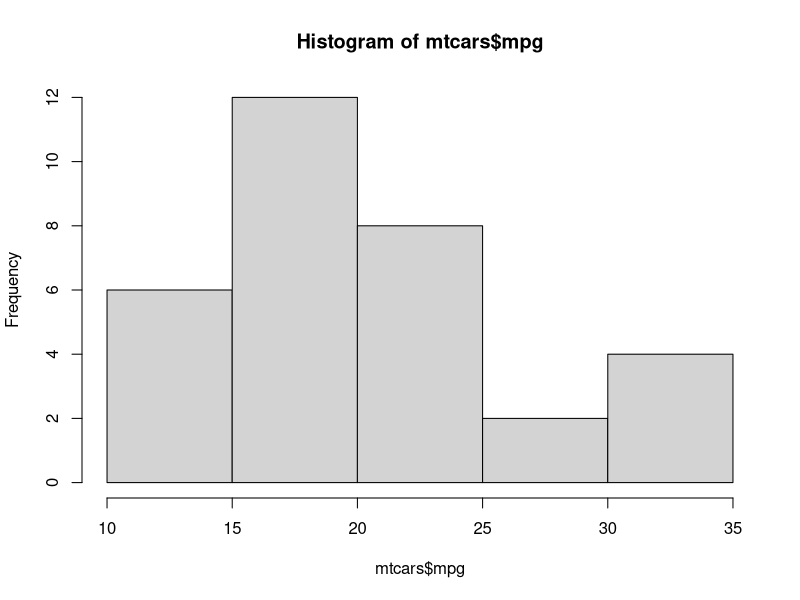
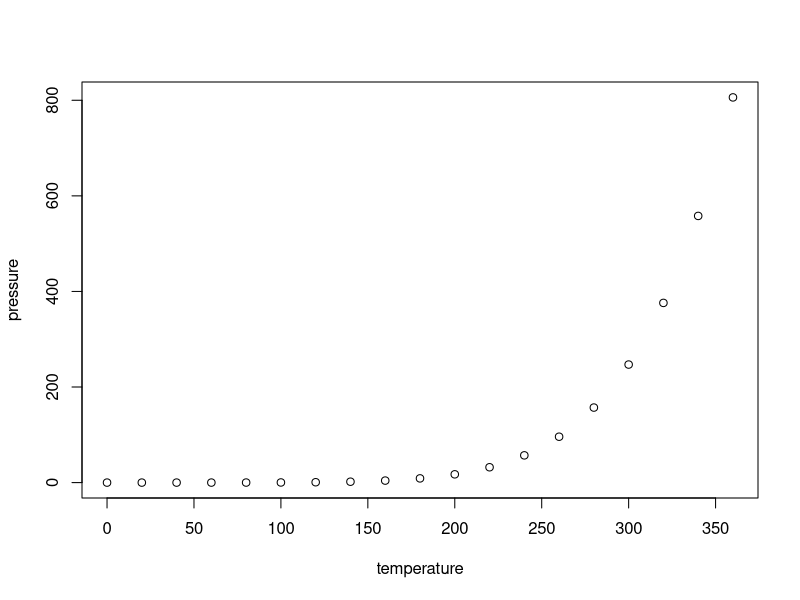

The R source for these figures, in order:
## ---- chunk 1
library(knitr)
library(ggplot2)
library(broom)
#library(devtools)
## ---- chunk 2
knitr::opts_chunk$set(echo = TRUE)
## ---- chunk 3
hist(mtcars$mpg)
x <- 13
## ---- chunk 4
kable(head(mtcars), digits = 1)
## ---- chunk 5
summary(cars)
mod <- lm(mpg ~ hp + cyl, data = mtcars)
kable(tidy(mod), digits = 3)
ts <- with(mtcars,t.test(hp[cyl==4], hp[cyl==6]))
## ---- chunk 6
plot(pressure)
